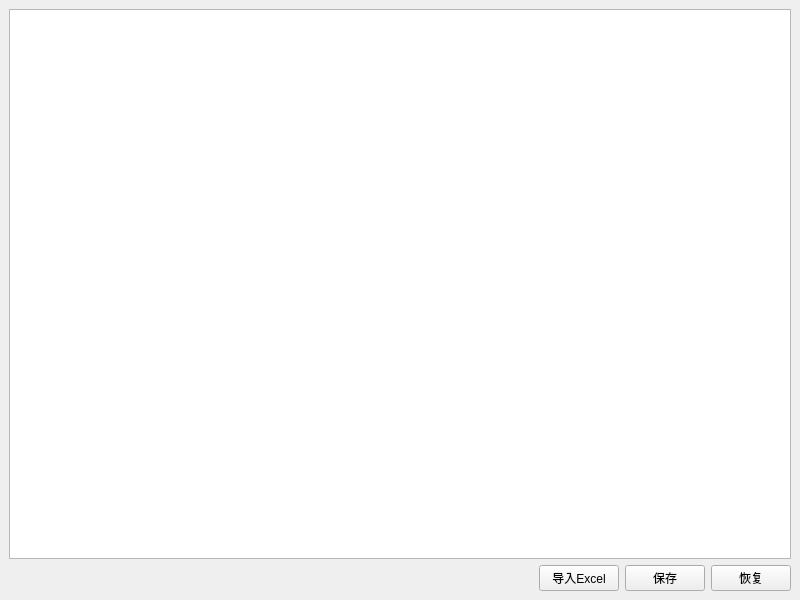
<?xml version="1.0" encoding="UTF-8"?>
<ui version="4.0">
 <class>MqttConfigWindow</class>
 <widget class="QMainWindow" name="MqttConfigWindow">
  <property name="geometry">
   <rect>
    <x>0</x>
    <y>0</y>
    <width>800</width>
    <height>600</height>
   </rect>
  </property>
  <property name="windowTitle">
   <string>MQTT寄存器配置</string>
  </property>
  <widget class="QWidget" name="centralwidget">
   <layout class="QVBoxLayout" name="verticalLayout">
    <item>
     <widget class="QTableView" name="tableView">
      <property name="editTriggers">
       <set>QAbstractItemView::DoubleClicked|QAbstractItemView::EditKeyPressed|QAbstractItemView::SelectedClicked</set>
      </property>
      <property name="selectionBehavior">
       <enum>QAbstractItemView::SelectRows</enum>
      </property>
      <property name="gridStyle">
       <enum>Qt::DashLine</enum>
      </property>
     </widget>
    </item>
    <item>
     <layout class="QHBoxLayout" name="horizontalLayout">
      <item>
       <spacer name="horizontalSpacer">
        <property name="orientation">
         <enum>Qt::Horizontal</enum>
        </property>
        <property name="sizeHint" stdset="0">
         <size>
          <width>40</width>
          <height>20</height>
         </size>
        </property>
       </spacer>
      </item>
      <item>
       <widget class="QPushButton" name="importButton">
        <property name="text">
         <string>导入Excel</string>
        </property>
       </widget>
      </item>
      <item>
       <widget class="QPushButton" name="saveButton">
        <property name="text">
         <string>保存</string>
        </property>
       </widget>
      </item>
      <item>
       <widget class="QPushButton" name="restoreButton">
        <property name="text">
         <string>恢复</string>
        </property>
       </widget>
      </item>
     </layout>
    </item>
   </layout>
  </widget>
 </widget>
 <resources/>
</ui>
